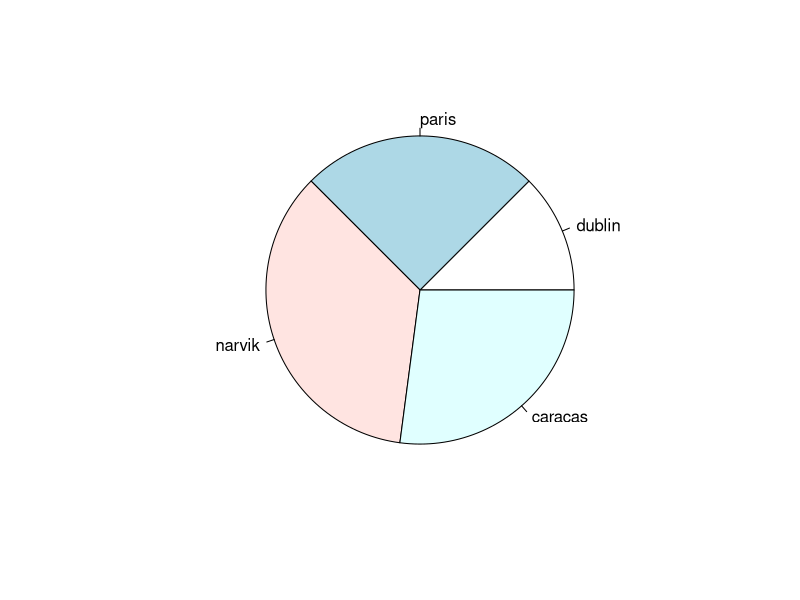
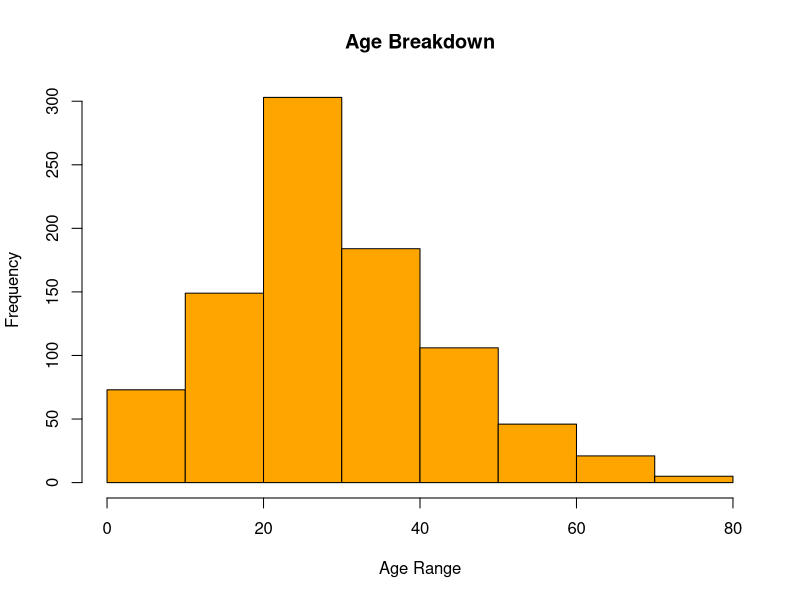
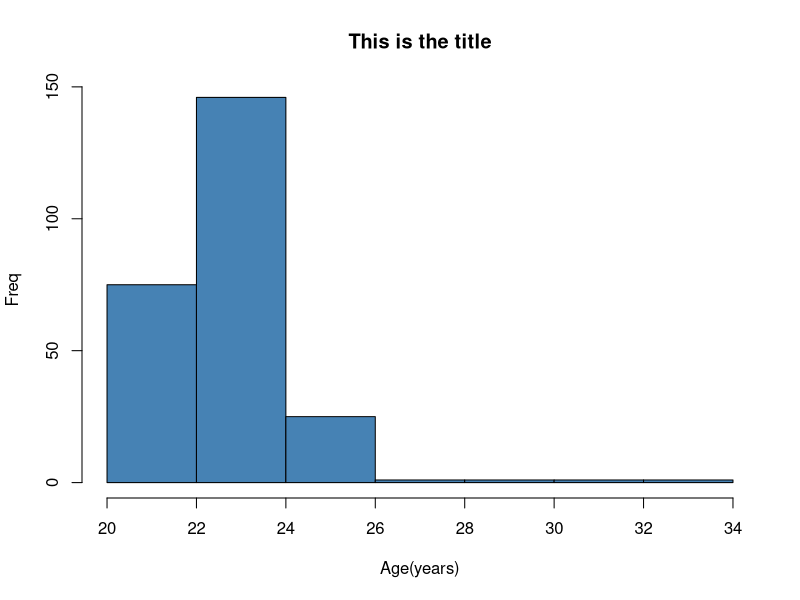
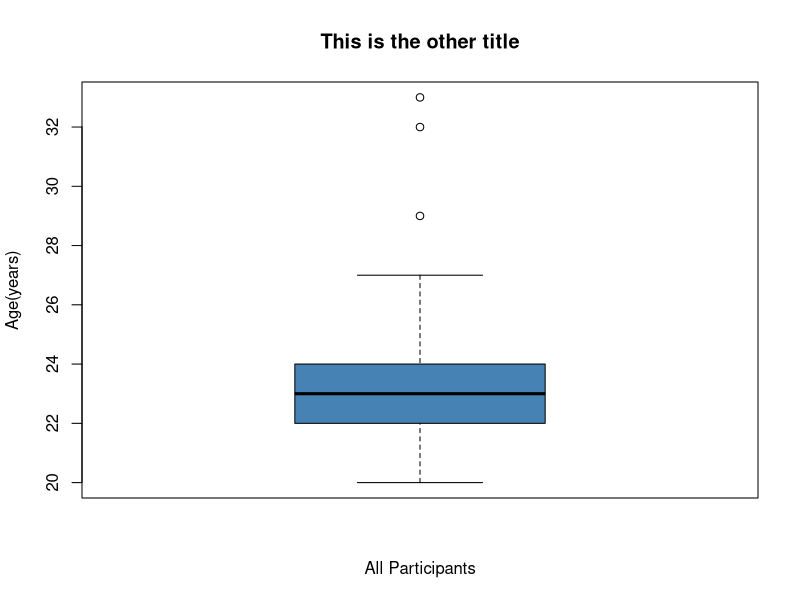
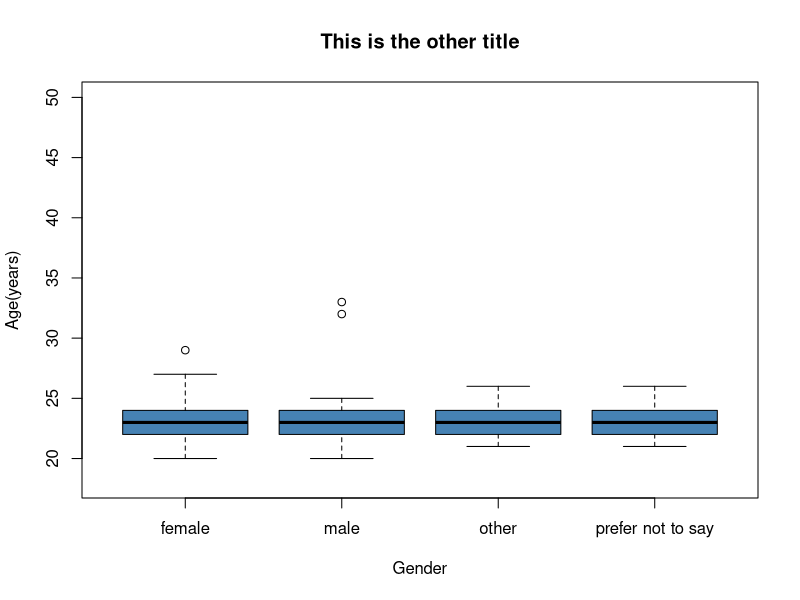
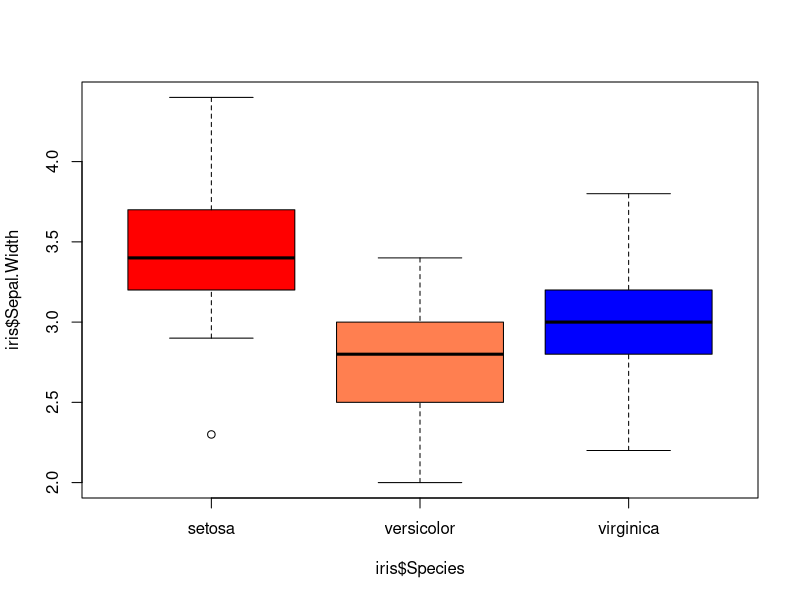
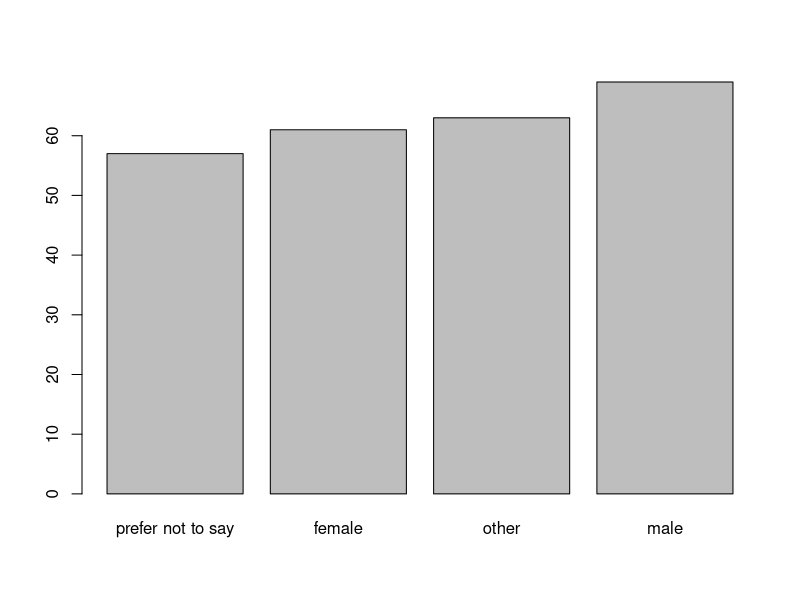

The R source for these figures, in order:

# plot types - pie chart, histogram, scatterplot, boxplot, linegraph, scatterplot
# use the forward and backward arrows in the top left hand corner of the Plots window to see each plot

# pie chart #################################################################
sunshinePerDay <- c(6, 12, 17, 13)
cities <- c("dublin", "paris", "narvik", "caracas")

# uncomment the parameters (i.e. edges, main, border) to see what each parameter does
pie(x = sunshinePerDay, 
    labels = cities, 
   # edges = 64,
   # main = "Hours Sunshine on 21st June 2022", 
   # border = FALSE,
   # col = c("red","blue","green","orange")
   )

# histogram from external CSV data ##########################################
# IMPORTANT - to run this example we must set the Session Directory - to set this click on Session/Set Working Directory/To Source File Location in the main menu above
titanic_data_raw <- read.csv("titanic.csv")
hist(titanic_data_raw$Age, breaks = 8,
     main = "Age Breakdown",
     xlab = "Age Range",
     ylab = "Frequency",
     col = "orange") #rgb(1,1,0))

# histogram from external CSV data ##########################################
# IMPORTANT - to run this example we must set the Session Directory - to set this click on Session/Set Working Directory/To Source File Location in the main menu above

# load library for View() function to show a nice table
library(readr)

# load the data
gamer_survey_data <- read.csv("amalgamated_game_survey_250_2022.csv")
gamer_survey_data

# view the first, last, and table of data
#head(gamer_survey_data, 2)
#tail(gamer_survey_data, 20)
# View(gamer_survey_data)

# generate a histogram 
hist(gamer_survey_data$age,
     main = "This is the title",
     xlab = "Age(years)",
     ylab = "Freq",
     col = "steelblue",
     breaks = 8)

# generate a boxplot 
boxplot(gamer_survey_data$age,
        main = "This is the other title",
        ylab = "Age(years)",
        xlab = "All Participants",
        col = "steelblue")

# generate a boxplot across multiple facets
boxplot(gamer_survey_data$age~gamer_survey_data$gender,
        main = "This is the other title",
        ylab = "Age(years)",
        xlab = "Gender",
        col = "steelblue",
        ylim = c(18, 50))

# generate a boxplot across multiple facets
boxplot(iris$Sepal.Width~iris$Species,
        col=c("red", "coral", "blue"))

# generate a barplot and sort
barplot(sort(table(gamer_survey_data$gender), decreasing = FALSE))







